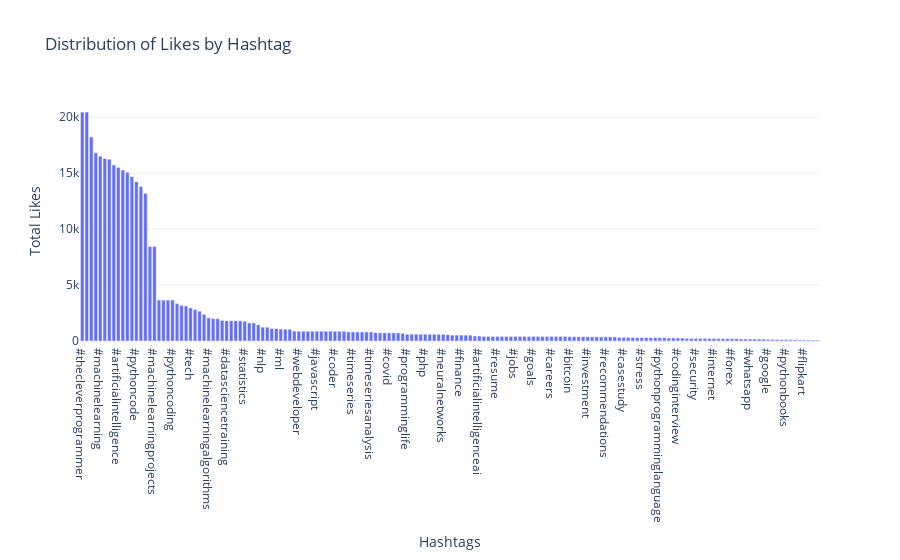

Notebook source saved alongside this figure:
### Markdown cell above
Q.13: Have a look at the distribution of likes and impressions received from the presence of each
hashtag on the post as shown below

### Code cell
# Split the hashtags into separate rows
hashtags = data['Hashtags'].str.split(expand=True).stack()

# Reset the index to match the length of the hashtag series
hashtags.index = hashtags.index.droplevel(-1)

# Combine the hashtag data with the 'Likes' column
likes_by_hashtag = pd.concat([hashtags, data['Likes']], axis=1)
likes_by_hashtag.columns = ['Hashtag', 'Likes']

# Group the data by hashtag and calculate the total likes received for each hashtag
likes_distribution = likes_by_hashtag.groupby('Hashtag')['Likes'].sum().reset_index()

# Sort the data by likes
likes_distribution = likes_distribution.sort_values(by='Likes', ascending=False)

# Create a bar plot
fig = px.bar(likes_distribution, x='Hashtag', y='Likes', title="Distribution of Likes by Hashtag")

# Update layout for better visualization
fig.update_layout(
    xaxis_title="Hashtags",
    yaxis_title="Total Likes",
    xaxis={'categoryorder':'total descending'} # Order the x-axis by total likes
)

# Show the plot
fig.show()

### Figure 1 — Plotly figure (JSON) as saved in the notebook; plotly's stock layout.template omitted (floating-point values rounded to 4 significant figures; data arrays with more than 128 entries replaced by an {"elided": "..."} marker saying what was removed)
{"data": [{"alignmentgroup": "True", "hovertemplate": "Hashtag=%{x}<br>Likes=%{y}<extra></extra>", "legendgroup": "", "marker": {"color": "#636efa", "pattern": {"shape": ""}}, "name": "", "offsetgroup": "", "orientation": "v", "showlegend": false, "textposition": "auto", "type": "bar", "x": {"elided": "164 str values"}, "xaxis": "x", "y": {"elided": "164 int values"}, "yaxis": "y"}], "layout": {"barmode": "relative", "legend": {"tracegroupgap": 0}, "title": {"text": "Distribution of Likes by Hashtag"}, "xaxis": {"anchor": "y", "categoryorder": "total descending", "domain": [0, 1], "title": {"text": "Hashtags"}}, "yaxis": {"anchor": "x", "domain": [0, 1], "title": {"text": "Total Likes"}}}}
